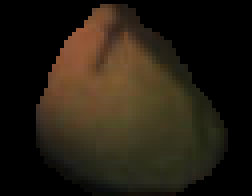
#> input picture Ripeness Analysis/halfRipe.png, 63 x 49 px (shown 4 times larger); its folder holds 6 pictures in this run
$ jupyter execute --allow-errors 'Ripeness Analysis.ipynb'   (shell and % lines are left out)
#> lines starting #> are read from the running program, lines starting #| are printed output that depends on the picture; long printed decimals are rounded
[cell 1]
from sklearn.cluster import KMeans
from scipy.spatial.distance import cdist
import matplotlib.pyplot as plt
import argparse
import numpy as np
import cv2
import matplotlib.gridspec as gridspec
import glob
import os
from mpl_toolkits.mplot3d import Axes3D
from matplotlib import pyplot
from PIL import Image
from matplotlib import cm
from matplotlib import colors
from sklearn.mixture import GaussianMixture
from matplotlib.patches import Ellipse

import scipy.stats
from sklearn import mixture

import pandas as pd

[cell 2]
def plot(image):
    plt.figure(figsize=(8, 8))
    plt.imshow(image, interpolation='nearest')

[cell 3]
def RGB(red,green,blue): return '#%02x%02x%02x' % (red,green,blue)

[cell 4]
def colorPixels(img):
    img = cv2.imread(img)
    img = cv2.cvtColor(img, cv2.COLOR_BGR2RGB)
    #plt.imshow(img)
    pixel_colors = img.reshape((np.shape(img)[0]*np.shape(img)[1], 3))
    norm = colors.Normalize(vmin=-1.,vmax=1.)
    norm.autoscale(pixel_colors)
    pixel_colors = norm(pixel_colors).tolist()

    return pixel_colors

[cell 5]
def GMM_Cluster_Prob(imgData, clusters):

    gmm_ = GaussianMixture(n_components = clusters)
    labels = gmm_.fit_predict(imgData)

    centers = np.empty(shape=(gmm_.n_components, imgData.shape[1]))

    for i in range(gmm_.n_components):
        density = scipy.stats.multivariate_normal(cov=gmm_.covariances_[i], mean=gmm_.means_[i]).logpdf(imgData)
        centers[i, :] = imgData[np.argmax(density)]

    #print("Posterior probability of data belongingness to each Gaussian")
    probs = gmm_.predict_proba(imgData)
    probs = probs.round(3)

    return labels, centers, probs

[cell 6]
def plotColorHist(image_newdf):
    clusters = image_newdf["Cluster Labels"].tolist()
    count    = image_newdf["#Pixels"].tolist()
    colors   = [ RGB(r, g, b) for r, g, b in zip(image_newdf["Mean R"], image_newdf["Mean G"], image_newdf["Mean B"]) ]

    print("The plot below shows the dominance of clusters interms of their number and color.", colors)

    width = 0.90
    fig, ax = plt.subplots()
    a = ax.bar(clusters, count, width, color = colors) # plot a vals

    plt.show()

[cell 7]
def GenerateProb(prob):
    meanProb = prob.mean(axis = 0)
    print("Mean probability of pixel belongingness to each gaussian cluster.")
    print(meanProb)
    return meanProb

[cell 8]
def createDataFrame(image_df):
    image_newdf = pd.DataFrame()
    sortedLabels = sorted(image_df['Cluster Labels'].unique())
    #print("A new Dataframe with Mean R, G, B values and Pixel count grouped by their cluster labels.")
    for label in sortedLabels:
        d = image_df[image_df['Cluster Labels'] == label]
        count = d[0].count()
        temp = pd.DataFrame(
            {
                'Cluster Labels': label,
                '#Pixels': count,
                'Mean R' : int(d[0].mean()),
                'Mean G' : int(d[1].mean()),
                'Mean B' : int(d[2].mean())
            }, index=[0]
        )
        image_newdf = pd.concat([image_newdf, temp])

    print(image_newdf)

    return image_newdf

[cell 9]
def scatterPlot(centers, reshapedImage, colors):
    fig2 = plt.figure(figsize = (12, 50))
    axis = fig2.add_subplot(4, 1, 1, projection="3d")
    axis.scatter(reshapedImage[:, 0], reshapedImage[:, 1], reshapedImage[:, 2], facecolors= colors, marker=".")
    axis.scatter(centers[:, 0], centers[:, 1], centers[:, 2], marker="o", facecolor ='RED',  s = 200)

    plt.show()

# Half-Ripe Mango Clustering Analysis

[cell 10]
from matplotlib import colors

imagePath = "halfRipe.png"
clusters = 3

mng_img = cv2.imread(imagePath)
#> mng_img is the input picture: shape (49, 63, 3); mean B, G, R 18.2, 29.5, 36.8
mng_img = cv2.cvtColor(mng_img, cv2.COLOR_BGR2RGB)  # COnvert to RGB COlor Space.

plot(mng_img)

mng_img_re = mng_img.reshape((mng_img.shape[0] * mng_img.shape[1], 3))  # Reshape the 3-channel image to cluster

labels, centers, probs = GMM_Cluster_Prob(mng_img_re, clusters)
#> in GMM_Cluster_Prob, `labels = gmm_.fit_predict(imgData)`: labels = 3087 values, max 2 at index 88, min 0 at index 0, mean 0.748
#> after the loop in GMM_Cluster_Prob, `for i in range(gmm_.n_components):`: centers = [[0, 0, 0], [48, 45, 28], [106, 75, 46]]
#> centers = [[0, 0, 0], [48, 45, 28], [106, 75, 46]]

image_df = pd.DataFrame(mng_img_re)
#> image_df = table of 3087 rows and 3 columns
# Add the Cluster Labels column to Reshaped Image dataframe
image_df['Cluster Labels']= labels
# Picks the color pof pixels for scatter plot
colors_ = colorPixels(imagePath)
#> in colorPixels, `pixel_colors = norm(pixel_colors).tolist()`: pixel_colors = 3087 items, first 6: [0, 0, 0], [0, 0, 0], [0, 0, 0], [0, 0, 0], [0, 0, 0], [0, 0, 0]
#> colors_ has the same summary as pixel_colors in colorPixels

scatterPlot(centers, mng_img_re, colors_)
# Creates a New Dataframe with #Pixels corresponding to each cluster and their mean R, G, B values.
image_newdf = createDataFrame(image_df)
#> image_newdf = table of 3 rows and 5 columns
# Plots the n(= clusters) dominant colors in the image.
plotColorHist(image_newdf)
#> in plotColorHist, `plt.show()`:
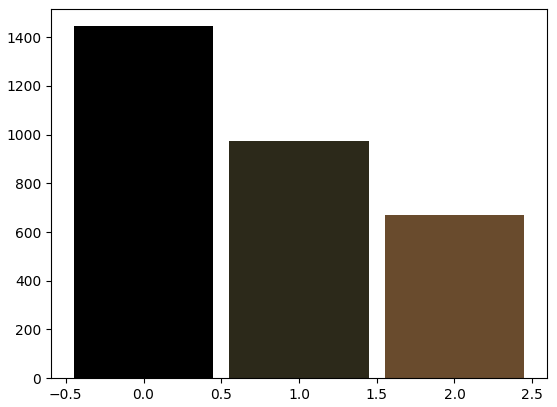
#> figure drawn by matplotlib, 1 panel; tallest bar 1445 high, from x = -0.45 to 0.45
# Generates the mean probability that a pixel belongs to a cluster
GenerateProb(probs)
#> in GenerateProb, `meanProb = prob.mean(axis = 0)`: meanProb = [0.468, 0.309, 0.223]
#| [0.4681   0.3094 0.2225]
#> Out = [0.468, 0.309, 0.223]

# Ripe Mango Clustering Analysis

[cell 11]
from matplotlib import colors

imagePath = "fullyRipe.png"
clusters = 3

mng_img = cv2.imread(imagePath)
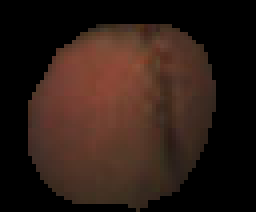
#> input picture Ripeness Analysis/fullyRipe.png, 64 x 53 px (shown 4 times larger)
#> mng_img is the input picture: shape (53, 64, 3); mean B, G, R 21.5, 28.4, 45.3
mng_img = cv2.cvtColor(mng_img, cv2.COLOR_BGR2RGB)  # COnvert to RGB COlor Space.

plot(mng_img)

mng_img_re = mng_img.reshape((mng_img.shape[0] * mng_img.shape[1], 3))  # Reshape the 3-channel image to cluster

labels, centers, probs = GMM_Cluster_Prob(mng_img_re, clusters)
#> labels = 3392 values, max 2 at index 473, min 0 at index 408, mean 0.86; centers = [[73, 49, 37], [0, 0, 0], [113, 66, 50]]

image_df = pd.DataFrame(mng_img_re)
#> image_df = table of 3392 rows and 3 columns
# Add the Cluster Labels column to Reshaped Image dataframe
image_df['Cluster Labels']= labels
# Picks the color pof pixels for scatter plot
colors_ = colorPixels(imagePath)
#> colors_ = 3392 items, first 6: [0, 0, 0], [0, 0, 0], [0, 0, 0], [0, 0, 0], [0, 0, 0], [0, 0, 0]

scatterPlot(centers, mng_img_re, colors_)
# Creates a New Dataframe with #Pixels corresponding to each cluster and their mean R, G, B values.
image_newdf = createDataFrame(image_df)
# Plots the n(= clusters) dominant colors in the image.
plotColorHist(image_newdf)
#> in plotColorHist (call 2), `plt.show()`:
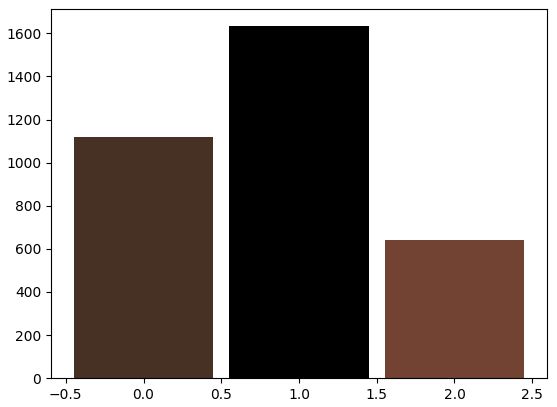
#> figure drawn by matplotlib, 1 panel; tallest bar 1633 high, from x = 0.55 to 1.45
# Generates the mean probability that a pixel belongs to a cluster
GenerateProb(probs)
#| [0.3195 0.4814 0.1991]
#> Out = [0.319, 0.481, 0.199]

# Raw Mango Clustering Analysis

[cell 12]
from matplotlib import colors

imagePath = "Raw.png"
clusters = 3

mng_img = cv2.imread(imagePath)
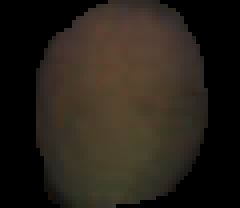
#> input picture Ripeness Analysis/Raw.png, 60 x 52 px (shown 4 times larger)
#> mng_img is the input picture: shape (52, 60, 3); mean B, G, R 25.3, 33.2, 39.6
mng_img = cv2.cvtColor(mng_img, cv2.COLOR_BGR2RGB)  # COnvert to RGB COlor Space.

plot(mng_img)

mng_img_re = mng_img.reshape((mng_img.shape[0] * mng_img.shape[1], 3))  # Reshape the 3-channel image to cluster

labels, centers, probs = GMM_Cluster_Prob(mng_img_re, clusters)
#> labels = 3120 values, max 2 at index 146, min 0 at index 27, mean 1.03; centers = [[55, 48, 38], [0, 0, 0], [79, 63, 47]]

image_df = pd.DataFrame(mng_img_re)
#> image_df = table of 3120 rows and 3 columns
# Add the Cluster Labels column to Reshaped Image dataframe
image_df['Cluster Labels']= labels
# Picks the color pof pixels for scatter plot
colors_ = colorPixels(imagePath)
#> colors_ = 3120 items, first 6: [0, 0, 0], [0, 0, 0], [0, 0, 0], [0, 0, 0], [0, 0, 0], [0, 0, 0]

scatterPlot(centers, mng_img_re, colors_)
# Creates a New Dataframe with #Pixels corresponding to each cluster and their mean R, G, B values.
image_newdf = createDataFrame(image_df)
# Plots the n(= clusters) dominant colors in the image.
plotColorHist(image_newdf)
#> in plotColorHist (call 3), `plt.show()`:
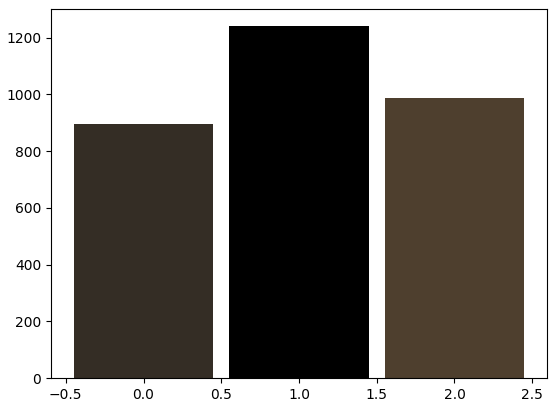
#> figure drawn by matplotlib, 1 panel; tallest bar 1240 high, from x = 0.55 to 1.45
# Generates the mean probability that a pixel belongs to a cluster
GenerateProb(probs)
#| [0.2991 0.3974  0.3035]
#> Out = [0.299, 0.397, 0.303]

#> (a cell that did not finish here is left out)

# 3D Scatter Plots in 4 color spaces.

[cell 14]
def colorPixels(img):
    img = cv2.imread(img)
    img = cv2.cvtColor(img, cv2.COLOR_BGR2RGB)
    plt.imshow(img)
    pixel_colors = img.reshape((np.shape(img)[0]*np.shape(img)[1], 3))
    norm = colors.Normalize(vmin=-1.,vmax=1.)
    norm.autoscale(pixel_colors)
    pixel_colors = norm(pixel_colors).tolist()


    return pixel_colors

[cell 15]
def showScatterPlot(imgPath, colors):

    colorSpace = [cv2.COLOR_BGR2RGB, cv2.COLOR_BGR2LAB, cv2.COLOR_BGR2YCrCb, cv2.COLOR_BGR2HSV]
    cs_string = ["R G B", "L A B", "Y Cr Cb", "H S V"]
    num = 1

    for cs in colorSpace:

        mng = cv2.imread(imgPath)
        mng = cv2.cvtColor(mng, cs)

        #show(mng)
        r, g, b = cv2.split(mng)
        fig = plt.figure(figsize = (15, 50))
        axis = fig.add_subplot(4, 1, num, projection="3d")
        #fig.add_subplot(4, 1, num, projection="3d")

        axis.scatter(r.flatten(), g.flatten(), b.flatten(), facecolors= colors, marker=".")
        labelList = cs_string[num - 1].split()
        axis.set_xlabel(labelList[0])
        axis.set_ylabel(labelList[1])
        axis.set_zlabel(labelList[2])
        plt.show()

        num = num + 1

# Raw Mango - Scatterplot

[cell 16]
image = "Raw.png"
pixels_color = colorPixels(image)
#> in colorPixels, `pixel_colors = norm(pixel_colors).tolist()`: pixel_colors has the same summary as colors_ outside colorPixels
#> pixels_color has the same summary as colors_
showScatterPlot(image, pixels_color)
#> in showScatterPlot, `plt.show()`:
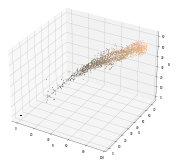
#> figure drawn by matplotlib, 1 panel

# Ripe Mango - Scatter plot

[cell 17]
image = "fullyRipe.png"
pixels_color = colorPixels(image)
#> pixels_color = 3392 items, first 6: [0, 0, 0], [0, 0, 0], [0, 0, 0], [0, 0, 0], [0, 0, 0], [0, 0, 0]
showScatterPlot(image, pixels_color)
#> call 2 of showScatterPlot, with imgPath = 'fullyRipe.png'
#> in showScatterPlot (call 2), `r, g, b = cv2.split(mng)`:
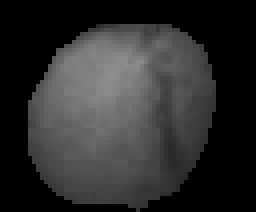
#> r: shape (53, 64) (shown 4 times larger); min 0, max 141, mean 45.3
#> in showScatterPlot (call 2), `plt.show()`:
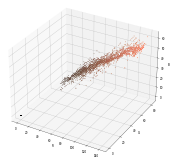
#> figure drawn by matplotlib, 1 panel

# Half-Ripe Mango - Scatter plot

[cell 18]
pixels_color = colorPixels("halfRipe.png")
#> pixels_color has the same summary as pixel_colors in colorPixels
showScatterPlot("halfRipe.png", pixels_color)
#> call 3 of showScatterPlot, with imgPath = 'halfRipe.png'
#> in showScatterPlot (call 3), `r, g, b = cv2.split(mng)`:
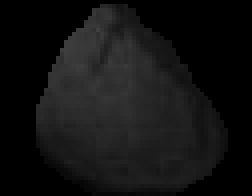
#> b: shape (49, 63) (shown 4 times larger); min 0, max 63, mean 18.2
#> in showScatterPlot (call 3), `plt.show()`:
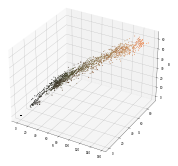
#> figure drawn by matplotlib, 1 panel

# Edge Detection

[cell 19]
def auto_canny(image, sigma=0.33):
	# compute the median of the single channel pixel intensities
	v = np.median(image)
	# apply automatic Canny edge detection using the computed median
	lower = int(max(0, (1.0 - sigma) * v))
	upper = int(min(255, (1.0 + sigma) * v))
	edged = cv2.Canny(image, lower, upper)
	# return the edged image
	return edged

[cell 20]
%cd ..

[cell 21]
folder = "Ripen"
#> folder = 'Ripen'
imagePath = "img_1_10_0_Mangos.jpg (1).jpg"
#imagePath = "nemo0.jpg"
os.chdir(folder)

image = cv2.imread(imagePath)
#> (the rest of this cell did not finish here and is left out)
